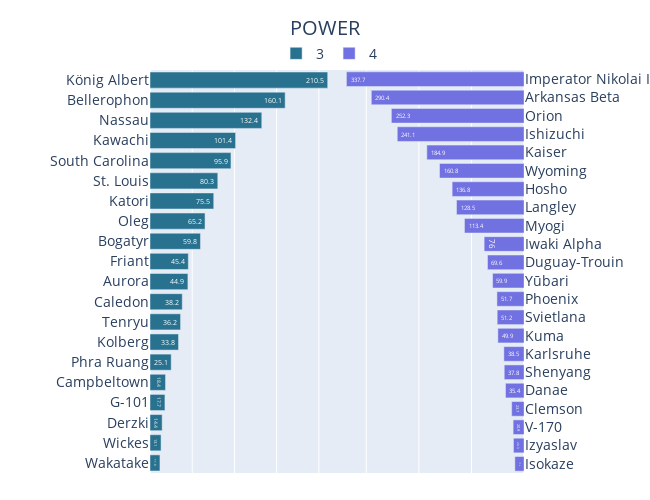

The code cell stored with this chart in its notebook:
### Code cell
level_bar(dfs_ind_34, 'POWER', 3, 4, "POWER")

### Figure 1 — Plotly figure (JSON) as saved in the notebook; plotly's stock layout.template omitted (floating-point values rounded to 4 significant figures)
{"data": [{"hovertemplate": ["Destroyer", "Destroyer", "Destroyer", "Destroyer", "Destroyer", "Destroyer", "Cruiser", "Cruiser", "Cruiser", "Cruiser", "Cruiser", "Cruiser", "Cruiser", "Cruiser", "Cruiser", "Battleship", "Battleship", "Battleship", "Battleship", "Battleship"], "marker": {"color": "#29728f"}, "name": "3", "orientation": "h", "text": [11.8, 13.1, 14.4, 17.7, 18.4, 25.1, 33.8, 36.2, 38.2, 44.9, 45.4, 59.8, 65.2, 75.5, 80.3, 95.9, 101.4, 132.4, 160.1, 210.5], "textposition": "inside", "type": "bar", "x": [11.8, 13.1, 14.4, 17.7, 18.4, 25.1, 33.8, 36.2, 38.2, 44.9, 45.4, 59.8, 65.2, 75.5, 80.3, 95.9, 101.4, 132.4, 160.1, 210.5], "xaxis": "x", "y": ["Wakatake", "Wickes", "Derzki", "G-101", "Campbeltown", "Phra Ruang", "Kolberg", "Tenryu", "Caledon", "Aurora", "Friant", "Bogatyr", "Oleg", "Katori", "St. Louis", "South Carolina", "Kawachi", "Nassau", "Bellerophon", "König Albert"], "yaxis": "y"}, {"hovertemplate": ["Destroyer", "Destroyer", "Destroyer", "Destroyer", "Cruiser", "Destroyer", "Cruiser", "Cruiser", "Cruiser", "Cruiser", "Cruiser", "Cruiser", "Cruiser", "Battleship", "AirCarrier", "AirCarrier", "Battleship", "Battleship", "Battleship", "Battleship", "Battleship", "Battleship"], "marker": {"color": "#7171e1"}, "name": "4", "orientation": "h", "text": [17.6, 20.3, 20.9, 23.7, 35.4, 37.8, 38.5, 49.9, 51.2, 51.7, 59.9, 69.6, 76, 113.4, 128.5, 136.8, 160.8, 184.9, 241.1, 252.3, 290.4, 337.7], "textposition": "inside", "type": "bar", "x": [17.6, 20.3, 20.9, 23.7, 35.4, 37.8, 38.5, 49.9, 51.2, 51.7, 59.9, 69.6, 76, 113.4, 128.5, 136.8, 160.8, 184.9, 241.1, 252.3, 290.4, 337.7], "xaxis": "x2", "y": ["Isokaze", "Izyaslav", "V-170", "Clemson", "Danae", "Shenyang", "Karlsruhe", "Kuma", "Svietlana", "Phoenix", "Yūbari", "Duguay-Trouin", "Iwaki Alpha", "Myogi", "Langley", "Hosho", "Wyoming", "Kaiser", "Ishizuchi", "Orion", "Arkansas Beta", "Imperator Nikolai I"], "yaxis": "y3"}], "layout": {"font": {"size": 14}, "height": 500, "legend": {"orientation": "h", "x": 0.45, "xanchor": "center", "y": 1.08, "yanchor": "top"}, "margin": {"b": 0, "l": 150, "r": 0, "t": 70}, "title": {"text": "POWER", "x": 0.5}, "width": 650, "xaxis": {"anchor": "y", "domain": [0, 0.47], "showticklabels": false, "title": {"text": ""}}, "xaxis2": {"anchor": "y2", "autorange": "reversed", "domain": [0.47, 0.94], "showticklabels": false}, "yaxis": {"anchor": "x", "domain": [0, 1]}, "yaxis2": {"anchor": "x2", "domain": [0, 1]}, "yaxis3": {"anchor": "x2", "overlaying": "y2", "showticklabels": true, "side": "right"}}}
